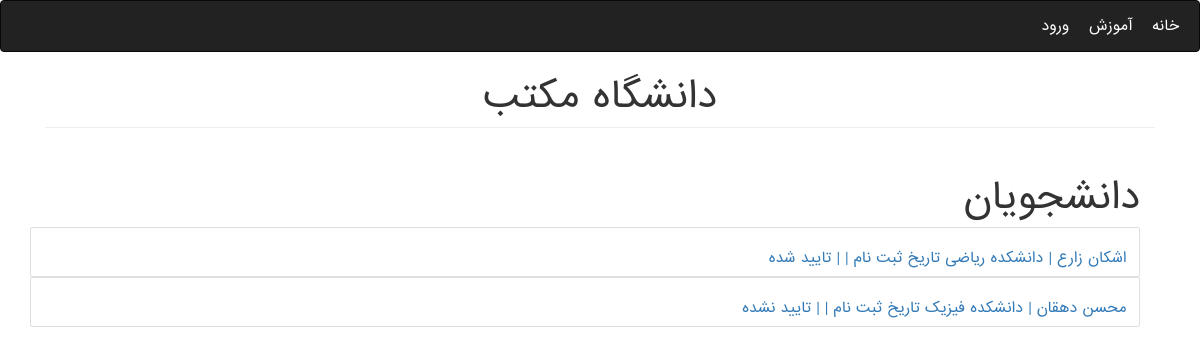
Screenshot of /Education/students/ with the database file from the repository.
### Education/models.py (models this page shows, shortened)
class Person(models.Model):
    user = models.OneToOneField(User, on_delete=models.CASCADE, null=True, blank=True, verbose_name=USERNAME)
    first_name = models.CharField(max_length=200, verbose_name=FIRST_NAME)
    last_name = models.CharField(max_length=200, verbose_name=LAST_NAME)
    birthday = models.DateField(verbose_name=BIRTHDAY)
    address = models.TextField(verbose_name=ADDRESS)
    personal_id = models.CharField(max_length=200, unique=True, blank=True, null=True, verbose_name=PERSONAL_ID)
    email = models.EmailField(verbose_name=EMAIL)
    phone = models.CharField(blank=True, null=True, max_length=200, verbose_name=PHONE)
    image = models.ImageField(upload_to='users_images', blank=True, null=True, verbose_name=PHOTO)
    entry_date = models.DateField(null=True, blank=True, default=django.utils.timezone.now, verbose_name=ENTRY_DATE)
    register_date = models.DateField(null=True, blank=True, default=django.utils.timezone.now,
                                     verbose_name=REGISTER_DATE)

class Student(Person):
    study_field = models.OneToOneField(StudyField, on_delete=models.CASCADE, null=True, blank=True,
                                       verbose_name=STUDY_FIELD)
    registration_confirmation = models.BooleanField(default=False, verbose_name=REGISTER_CONFIRM)
    max_units = models.PositiveIntegerField(default=24, verbose_name=MAX_UNITS)
    class Meta:
        permissions = [('can_write_blog', 'Can Write Blog')]

class Person(models.Model):
    user = models.OneToOneField(User, on_delete=models.CASCADE, null=True, blank=True, verbose_name=USERNAME)
    first_name = models.CharField(max_length=200, verbose_name=FIRST_NAME)
    last_name = models.CharField(max_length=200, verbose_name=LAST_NAME)
    birthday = models.DateField(verbose_name=BIRTHDAY)
    address = models.TextField(verbose_name=ADDRESS)
    personal_id = models.CharField(max_length=200, unique=True, blank=True, null=True, verbose_name=PERSONAL_ID)
    email = models.EmailField(verbose_name=EMAIL)
    phone = models.CharField(blank=True, null=True, max_length=200, verbose_name=PHONE)
    image = models.ImageField(upload_to='users_images', blank=True, null=True, verbose_name=PHOTO)
    entry_date = models.DateField(null=True, blank=True, default=django.utils.timezone.now, verbose_name=ENTRY_DATE)
    register_date = models.DateField(null=True, blank=True, default=django.utils.timezone.now,
                                     verbose_name=REGISTER_DATE)

class StudyField(models.Model):
    college = models.ForeignKey(College, on_delete=models.CASCADE)
    name = models.CharField(max_length=300, verbose_name=STUDY_FIELD)

class College(models.Model):
    name = models.CharField(max_length=200)
    address = models.TextField()

### Education/views.py (the view)
# urls.py: path('students/', AllStudentsView.as_view(), name='all_students'),
class AllStudentsView(generic.ListView):
    template_name = 'Education/educate/students.html'
    queryset = Student.objects.all()

### Education/templatetags/education_extras.py (called while the page is built)
@register.filter(name='en_to_fa')
def en_to_fa(text):
    fa_numbers = ['۰', '۱', '۲', '۳', '۴', '۵', '۶', '۷', '۸', '۹']
    text_list = list(str(text))
    for i in range(len(text_list)):
        if text_list[i].isnumeric():
            text_list[i] = fa_numbers[int(text_list[i])]
    return ''.join(text_list)

@register.filter(name='convert_date')
def convert_date(date):
    j_date = jdatetime.date.fromgregorian(day=date.day, month=date.month, year=date.year)
    month = j_date.j_months_fa[j_date.month - 1]
    return f"{en_to_fa(j_date.day)} {month} {en_to_fa(j_date.year)}"

@register.filter(name='std_status')
def std_status(boolean):
    return 'تایید شده' if boolean else 'تایید نشده'

### templates/Education/educate/students.html (shortened to what this page needs)
{% extends 'Education/base.html' %}
{% load education_extras %}
{% block content %}
<div class="container mt-5">
        <div class="text-right"><h1>دانشجویان</h1></div>
            {% for std in object_list %}
                <div class="card text-right">
                    <a href="{% url 'Education:edit' 'students' std.id %}">
                          <div class="card-body">
                              <div class="card-title">
                                <h5 class="float-right">{{ std.first_name }} {{ std.last_name }}  | دانشکده {{ std.study_field.college.name }} تاریخ ثبت نام | {{ std.register_date|convert_date }} | {{ std.registration_confirmation|std_status }}</h5>
                              </div>
                          </div>
                    </a>
                </div>
            {% endfor %}
</div>
{% endblock %}

### static/css/main.css (style rules this page uses)
* { direction: rtl; font-family: "iranian sans", sans-serif; }

### rows the page displays
Student: first_name "اشکان", last_name "زارع", study_field.college.name "ریاضی", registration_confirmation|std_status "تایید شده"
Student: first_name "محسن", last_name "دهقان", study_field.college.name "فیزیک", registration_confirmation|std_status "تایید نشده"
